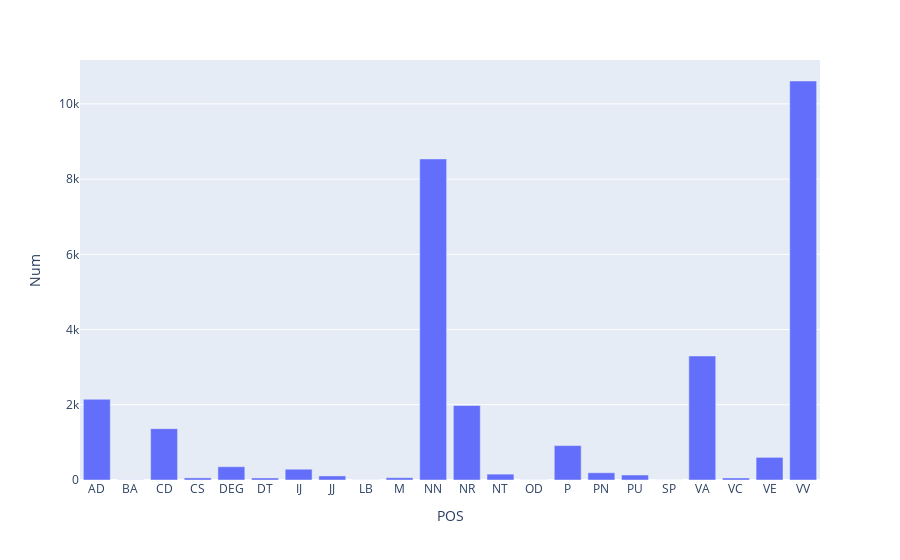

Notebook code cell kept with this figure:
### Code cell
#使用plotly_express构建统计图
import plotly_express as px
px.xlabel='POS'
px.bar(statis_data,x='POS',y='Num',barmode="group")

### Figure 1 — Plotly figure (JSON) as saved in the notebook; plotly's stock layout.template omitted (floating-point values rounded to 4 significant figures)
{"data": [{"alignmentgroup": "True", "hovertemplate": "POS=%{x}<br>Num=%{y}<extra></extra>", "legendgroup": "", "marker": {"color": "#636efa"}, "name": "", "offsetgroup": "", "orientation": "v", "showlegend": false, "textposition": "auto", "type": "bar", "x": ["AD", "BA", "CD", "CS", "DEG", "DT", "IJ", "JJ", "LB", "M", "NN", "NR", "NT", "OD", "P", "PN", "PU", "SP", "VA", "VC", "VE", "VV"], "xaxis": "x", "y": [2146, 4, 1366, 56, 353, 54, 287, 108, 2, 61, 8537, 1980, 156, 2, 915, 192, 133, 1, 3297, 54, 602, 10609], "yaxis": "y"}], "layout": {"barmode": "group", "legend": {"tracegroupgap": 0}, "margin": {"t": 60}, "xaxis": {"anchor": "y", "domain": [0, 1], "title": {"text": "POS"}}, "yaxis": {"anchor": "x", "domain": [0, 1], "title": {"text": "Num"}}}}
